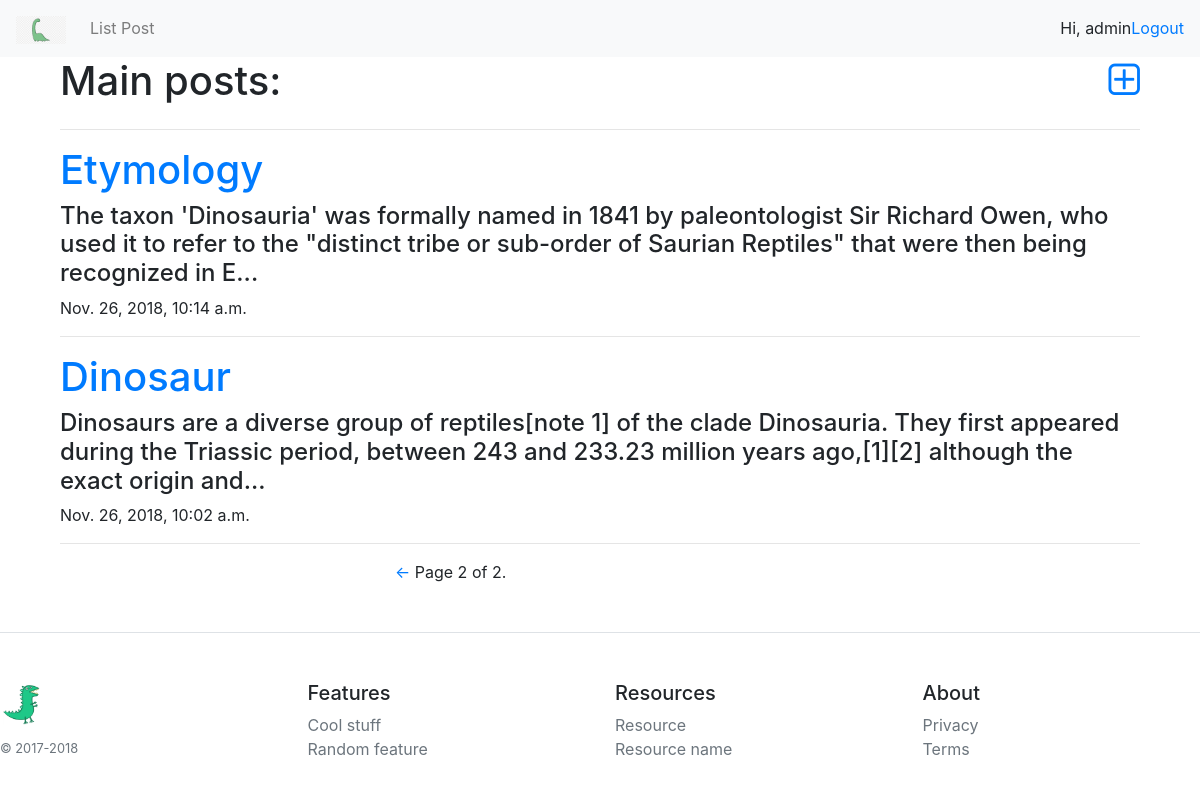
Page /?page=2 (signed in) on the committed database.
### user_post/models.py (models this page shows, shortened)
class Post(models.Model):
    author = models.ForeignKey('auth.User', on_delete=models.CASCADE)
    title = models.CharField(max_length = 150, verbose_name = 'Title')
    descriptions = models.TextField(verbose_name = 'Informations')
    date = models.DateTimeField(auto_now = True, verbose_name = 'Date')
    likes = models.IntegerField(default = 0)
    dislike = models.IntegerField(default = 0)
    def get_short_text(self):
        if len(self.descriptions) > SHORT_TEXT_LEN:
            return self.descriptions[:SHORT_TEXT_LEN]
        else:
            return self.descriptions
    class Meta:
        verbose_name = 'Post'
        verbose_name_plural = 'Posts'

### user_post/views.py (the view)
# urls.py: url(r'^$', views.main, name = 'main'),
def main(request):
	post = Post.objects.all().order_by('-date')
	paginator = Paginator(post, 5)
	page = request.GET.get('page')
	try:
		post = paginator.page(page)
	except PageNotAnInteger:
		post = paginator.page(1)
	except EmptyPage:
		post = paginator.page(paginator.num_pages)
	args = {'post':post}
	return render(request, 'user_post/main.html', args)

### user_post/templates/user_post/main.html (shortened to what this page needs)
{% extends 'user_post/wrapper.html' %}
{% load staticfiles %}
{% block main %}
	<div class="container main-content">
		<h1 class="leftstr">Main posts:</h1>
		{% if request.user.is_authenticated %}
			<h1 class="rightstr"><a href="{% url 'user_post:post_new' %}" class="top-menu"><i class="fa fa-plus-square-o"></i></a></h1>
		{% endif %}
		<hr>
		{% for post in post %}
			<h1><a href="/posts/{{ post.id }}">{{ post.title }}</a></h1>
			<h4>{{ post.get_short_text }}...</h4>
			<span>{{ post.date }}</span>
			<hr>
		{% endfor %}
	</div>
	<div class="paginator">
		<span class="step-links" style="position: relative; left: 350px;">
			{% if post.has_previous %}
				<a href="?page={{ post.previous_page_number }}">&#8592;</a>
			{% endif %}
			<span class="current">
					Page {{ post.number }} of {{ post.paginator.num_pages }}.
			</span>
		</span>
	</div>
{% endblock %}

### user_post/templates/user_post/wrapper.html (shortened to what this page needs)
{% load staticfiles %}
<!doctype html>
<html lang="en">
  <head>
    <link rel="stylesheet" href="https://stackpath.bootstrapcdn.com/bootstrap/4.1.3/css/bootstrap.min.css">
    <link rel="stylesheet" href="{% static 'css/style3.css' %}">
    <link rel="stylesheet" href="https://cdnjs.cloudflare.com/ajax/libs/font-awesome/4.7.0/css/font-awesome.min.css">
  </head>
  <body>
    <nav class="navbar navbar-expand-lg navbar-light bg-light">
    <a class="navbar-brand" href="/"><img src="{% static 'img/dinosaur2.png' %}" width="50px;"></a>
    <div class="collapse navbar-collapse" id="navbarColor03">
      <ul class="navbar-nav mr-auto">
        <li class="nav-item">
          <a class="nav-link" href="/">List Post</a>
        </li>
      </ul>
      <ul class="navbar-nav responsive-menu">
        {% if request.user.is_authenticated %}
          <li class="nav-item">Hi, {{ request.user.username }}</li>
          <li class="nav-item">
            <a href="/account/logout">Logout</a>
          </li>
        {% else %}
          <li class="nav-item">
            <a href="/account/login">Login</a>
          </li>
        {% endif %}
      </ul>
    </div>
  </nav>
    <div class="container">
      <div class="center">
        {% block main %}
        {% endblock %}
      </div>
    </div>
      <footer class="pt-4 my-md-5 pt-md-5 border-top">
        <div class="row">
          <div class="col-12 col-md">
            <img class="mb-2" src="{% static 'img/dinosaur1.png' %}" alt="" width="50" height="50">
            <small class="d-block mb-3 text-muted">&copy; 2017-2018</small>
          </div>
          <div class="col-6 col-md">
            <h5>Features</h5>
            <ul class="list-unstyled text-small">
              <li><a class="text-muted" href="#">Cool stuff</a></li>
              <li><a class="text-muted" href="#">Random feature</a></li>
            </ul>
          </div>
          <div class="col-6 col-md">
            <h5>Resources</h5>
            <ul class="list-unstyled text-small">
              <li><a class="text-muted" href="#">Resource</a></li>
              <li><a class="text-muted" href="#">Resource name</a></li>
            </ul>
          </div>
          <div class="col-6 col-md">
            <h5>About</h5>
            <ul class="list-unstyled text-small">
              <li><a class="text-muted" href="#">Privacy</a></li>
              <li><a class="text-muted" href="#">Terms</a></li>
            </ul>
          </div>
        </div>
      </footer>
  </body>
</html>

### user_post/static/css/style3.css (style rules this page uses)
.responsive-menu { float: right; }
body, html { width: 100%; display: grid; }
.leftstr, .rightstr { float:left; width: 50%; }
.rightstr { text-align: right; }

### rows in the picture
Post: title "Etymology", get_short_text "The taxon 'Dinosauria' was formally named in 1841 by paleontologist Sir Richard Owen, who used it to refer to the \"distinct tribe or sub-order of Saurian Reptiles\" that were then being recognized in E", date "Nov. 26, 2018, 10:14 a.m."
Post: title "Dinosaur", get_short_text "Dinosaurs are a diverse group of reptiles[note 1] of the clade Dinosauria. They first appeared during the Triassic period, between 243 and 233.23 million years ago,[1][2] although the exact origin and", date "Nov. 26, 2018, 10:02 a.m."

### other values in the picture
{{ request.user.username }} "admin"
{{ post.number }} "2"
{{ post.paginator.num_pages }} "2"
